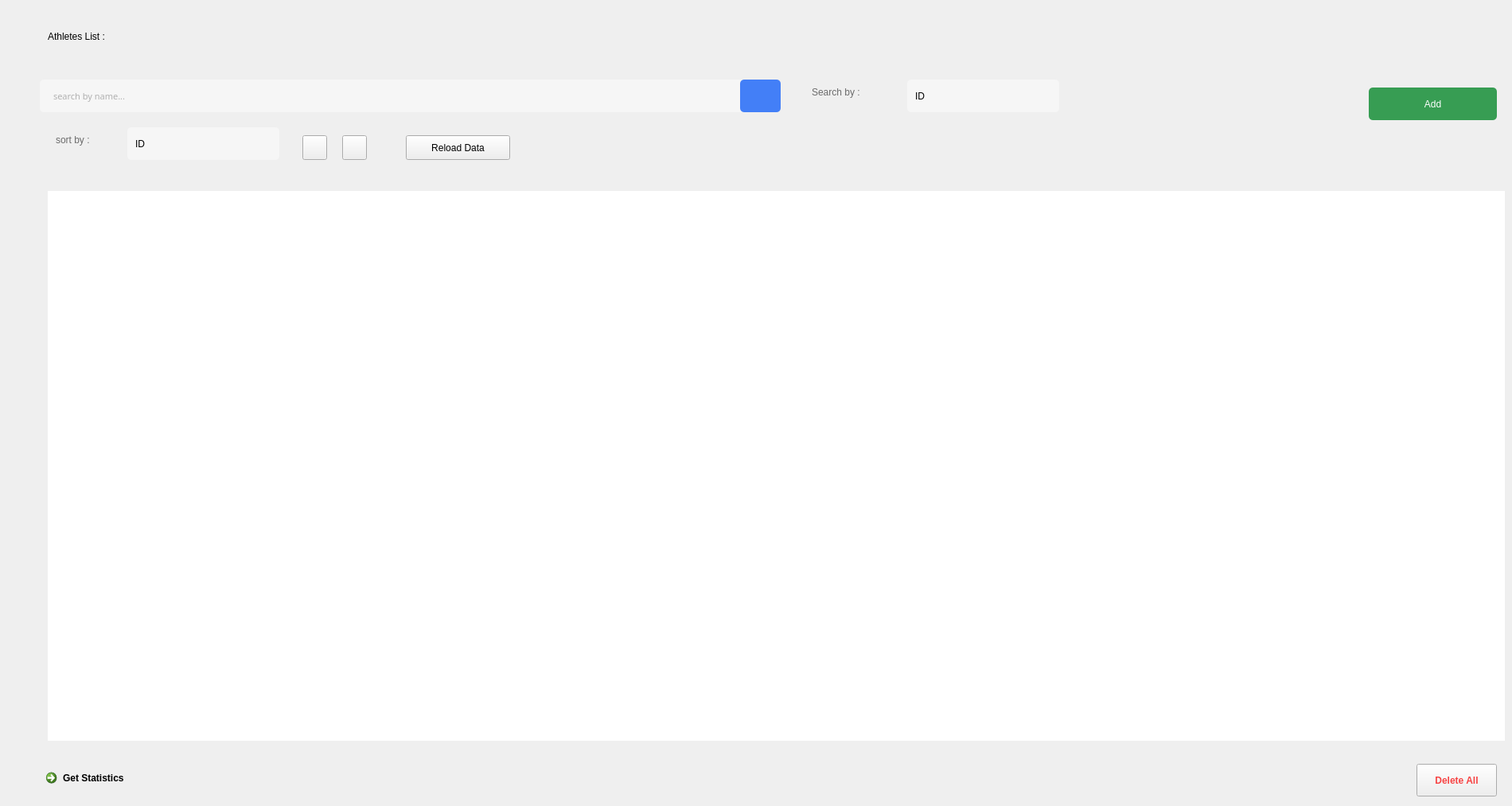
      <widget class="QWidget" name="tabPage">
       <widget class="QPushButton" name="addBTN">
        <property name="geometry">
         <rect>
          <x>1720</x>
          <y>110</y>
          <width>161</width>
          <height>41</height>
         </rect>
        </property>
        <property name="styleSheet">
         <string notr="true">background-color:#379D53;border-radius :5px; 
color : #fff;</string>
        </property>
        <property name="text">
         <string>Add</string>
        </property>
       </widget>
       <widget class="QLabel" name="label_2">
        <property name="geometry">
         <rect>
          <x>70</x>
          <y>160</y>
          <width>81</width>
          <height>31</height>
         </rect>
        </property>
        <property name="styleSheet">
         <string notr="true">font: 10pt &quot;Italic Outline Art&quot;;

color :#6B6B6B;</string>
        </property>
        <property name="text">
         <string>sort by :</string>
        </property>
       </widget>
       <widget class="QLabel" name="label">
        <property name="geometry">
         <rect>
          <x>60</x>
          <y>20</y>
          <width>271</width>
          <height>51</height>
         </rect>
        </property>
        <property name="styleSheet">
         <string notr="true">font: 12pt&quot;Italic Outline Art&quot; ;
</string>
        </property>
        <property name="text">
         <string>Athletes List :</string>
        </property>
       </widget>
       <widget class="QLineEdit" name="searchBox">
        <property name="geometry">
         <rect>
          <x>50</x>
          <y>100</y>
          <width>891</width>
          <height>41</height>
         </rect>
        </property>
        <property name="font">
         <font>
          <family>Italic Outline Art</family>
          <pointsize>8</pointsize>
          <weight>50</weight>
          <italic>false</italic>
          <bold>false</bold>
         </font>
        </property>
        <property name="styleSheet">
         <string notr="true">background-color :#F6F6F6;
font: 8pt &quot;Italic Outline Art&quot;;
border-radius :5px;
padding-left : 15px;
padding-right : 15px;
color :#6B6B6B;</string>
        </property>
        <property name="inputMask">
         <string/>
        </property>
        <property name="placeholderText">
         <string>search by name...</string>
        </property>
       </widget>
       <widget class="QPushButton" name="search_btn">
        <property name="geometry">
         <rect>
          <x>930</x>
          <y>100</y>
          <width>51</width>
          <height>41</height>
         </rect>
        </property>
        <property name="styleSheet">
         <string notr="true">background-color: #437FF7;
background-image: url(:/img/img/ic_search.png) ;
background-repeat : no-repeat;
background-position : center;
background-size : cover;
border-radius :5px; </string>
        </property>
        <property name="text">
         <string/>
        </property>
       </widget>
       <widget class="QComboBox" name="sorting_box">
        <property name="geometry">
         <rect>
          <x>160</x>
          <y>160</y>
          <width>191</width>
          <height>41</height>
         </rect>
        </property>
        <property name="styleSheet">
         <string notr="true">QComboBox{
background-color: #F6F6F6;
border-radius: 5px;
padding-left: 10px;
}


QComboBox::drop-down:button{
	width: 28px;
	border-radius : 5px;
}

QComboBox::down-arrow {
   
	image: url(:/img/img/ic_downArrow.png);
    width: 26px;
    height: 24px;
	padding: 5px;
}

</string>
        </property>
        <property name="editable">
         <bool>false</bool>
        </property>
        <property name="currentText">
         <string>ID</string>
        </property>
        <property name="currentIndex">
         <number>0</number>
        </property>
        <property name="iconSize">
         <size>
          <width>21</width>
          <height>21</height>
         </size>
        </property>
        <property name="frame">
         <bool>false</bool>
        </property>
        <item>
         <property name="text">
          <string>ID</string>
         </property>
        </item>
        <item>
         <property name="text">
          <string>NAME</string>
         </property>
        </item>
        <item>
         <property name="text">
          <string>AGE</string>
         </property>
        </item>
        <item>
         <property name="text">
          <string>FREQUENCY</string>
         </property>
        </item>
       </widget>
       <widget class="QPushButton" name="pushButton_9">
        <property name="geometry">
         <rect>
          <x>380</x>
          <y>170</y>
          <width>31</width>
          <height>31</height>
         </rect>
        </property>
        <property name="styleSheet">
         <string notr="true">background-image: url(:/img/img/ic_print.svg);
background-repeat : no-repeat;
background-position : center;</string>
        </property>
        <property name="text">
         <string/>
        </property>
       </widget>
       <widget class="QPushButton" name="pushButton_10">
        <property name="geometry">
         <rect>
          <x>430</x>
          <y>170</y>
          <width>31</width>
          <height>31</height>
         </rect>
        </property>
        <property name="styleSheet">
         <string notr="true">background-image: url(:/img/img/ic_pdf.svg);
background-repeat : no-repeat;
background-position : center;</string>
        </property>
        <property name="text">
         <string/>
        </property>
       </widget>
       <widget class="QTableView" name="tableView">
        <property name="enabled">
         <bool>true</bool>
        </property>
        <property name="geometry">
         <rect>
          <x>60</x>
          <y>240</y>
          <width>1831</width>
          <height>691</height>
         </rect>
        </property>
        <property name="font">
         <font>
          <family>Poppins</family>
          <pointsize>-1</pointsize>
          <weight>50</weight>
          <italic>false</italic>
          <bold>false</bold>
         </font>
        </property>
        <property name="cursor" stdset="0">
         <cursorShape>OpenHandCursor</cursorShape>
        </property>
        <property name="styleSheet">
         <string notr="true">
QTableView {
    color: black;
    font: 14px;
border: none;
}

QHeaderView{
	background-color:#F1F6FE;
border-bottom: 2px solid;
border-bottom-color: #437FF7;
color: #437FF7;
 height: 50px;
    font: 18px;

}
QHeaderView::vertical{
display:none;
}
QTableView::item{
    border:none;
}
QTableView::item:focus{
    background-color: #F1F6FE;
	color :#437FF7;

	border-color: rgb(255, 255, 255);
}
QScrollBar:vertical {
    background-color: #FFF;
	border: none;
}
 QScrollBar::handle:vertical {
    background-color: #F1F6FE;
border-radius:10px;

 }
QScrollBar:horizontal {
   background-color: #FFF;
	border: none;
}
 QScrollBar::handle:horizontal {
       background-color: #F1F6FE;
border-radius:10px;
 }</string>
        </property>
        <property name="editTriggers">
         <set>QAbstractItemView::NoEditTriggers</set>
        </property>
        <property name="alternatingRowColors">
         <bool>true</bool>
        </property>
        <property name="showGrid">
         <bool>false</bool>
        </property>
        <property name="gridStyle">
         <enum>Qt::NoPen</enum>
        </property>
        <property name="sortingEnabled">
         <bool>true</bool>
        </property>
        <attribute name="horizontalHeaderMinimumSectionSize">
         <number>50</number>
        </attribute>
        <attribute name="horizontalHeaderDefaultSectionSize">
         <number>150</number>
        </attribute>
        <attribute name="horizontalHeaderStretchLastSection">
         <bool>false</bool>
        </attribute>
        <attribute name="verticalHeaderVisible">
         <bool>false</bool>
        </attribute>
        <attribute name="verticalHeaderHighlightSections">
         <bool>false</bool>
        </attribute>
       </widget>
       <widget class="QPushButton" name="add_deleteAll">
        <property name="geometry">
         <rect>
          <x>1780</x>
          <y>960</y>
          <width>101</width>
          <height>41</height>
         </rect>
        </property>
        <property name="font">
         <font>
          <pointsize>9</pointsize>
          <weight>75</weight>
          <bold>true</bold>
         </font>
        </property>
        <property name="styleSheet">
         <string notr="true">order-radius :5px; 
color : #F74343;</string>
        </property>
        <property name="text">
         <string>Delete All</string>
        </property>
       </widget>
       <widget class="QCommandLinkButton" name="commandLinkButton">
        <property name="geometry">
         <rect>
          <x>50</x>
          <y>960</y>
          <width>151</width>
          <height>44</height>
         </rect>
        </property>
        <property name="font">
         <font>
          <family>Segoe UI</family>
         </font>
        </property>
        <property name="text">
         <string>Get Statistics</string>
        </property>
       </widget>
       <widget class="QComboBox" name="search_crit">
        <property name="geometry">
         <rect>
          <x>1140</x>
          <y>100</y>
          <width>191</width>
          <height>41</height>
         </rect>
        </property>
        <property name="styleSheet">
         <string notr="true">QComboBox{
background-color: #F6F6F6;
border-radius: 5px;
padding-left: 10px;
}


QComboBox::drop-down:button{
	width: 28px;
	border-radius : 5px;
}

QComboBox::down-arrow {
   
	image: url(:/img/img/ic_downArrow.png);
    width: 26px;
    height: 24px;
	padding: 5px;
}

</string>
        </property>
        <property name="editable">
         <bool>false</bool>
        </property>
        <property name="currentText">
         <string>ID</string>
        </property>
        <property name="currentIndex">
         <number>0</number>
        </property>
        <property name="iconSize">
         <size>
          <width>21</width>
          <height>21</height>
         </size>
        </property>
        <property name="frame">
         <bool>false</bool>
        </property>
        <item>
         <property name="text">
          <string>ID</string>
         </property>
        </item>
        <item>
         <property name="text">
          <string>NAME</string>
         </property>
        </item>
        <item>
         <property name="text">
          <string>PHONE</string>
         </property>
        </item>
        <item>
         <property name="text">
          <string>MAIL</string>
         </property>
        </item>
       </widget>
       <widget class="QLabel" name="label_5">
        <property name="geometry">
         <rect>
          <x>1020</x>
          <y>100</y>
          <width>121</width>
          <height>31</height>
         </rect>
        </property>
        <property name="styleSheet">
         <string notr="true">font: 10pt &quot;Italic Outline Art&quot;;

color :#6B6B6B;</string>
        </property>
        <property name="text">
         <string>Search by :</string>
        </property>
       </widget>
       <widget class="QPushButton" name="reload_data">
        <property name="geometry">
         <rect>
          <x>510</x>
          <y>170</y>
          <width>131</width>
          <height>31</height>
         </rect>
        </property>
        <property name="text">
         <string>Reload Data</string>
        </property>
       </widget>
       <zorder>tableView</zorder>
       <zorder>addBTN</zorder>
       <zorder>label_2</zorder>
       <zorder>label</zorder>
       <zorder>searchBox</zorder>
       <zorder>search_btn</zorder>
       <zorder>sorting_box</zorder>
       <zorder>pushButton_9</zorder>
       <zorder>pushButton_10</zorder>
       <zorder>add_deleteAll</zorder>
       <zorder>commandLinkButton</zorder>
       <zorder>search_crit</zorder>
       <zorder>label_5</zorder>
       <zorder>reload_data</zorder>
      </widget>
